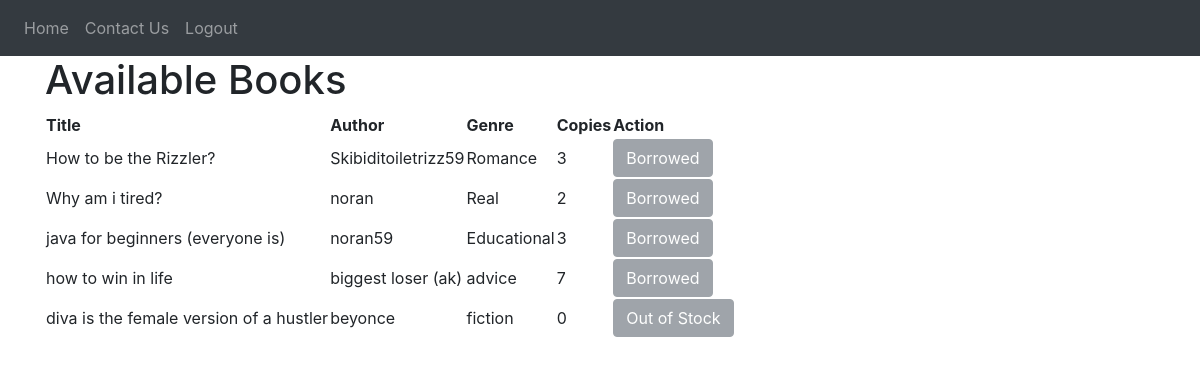
The page /book-list (signed in) on the database as committed earlier.
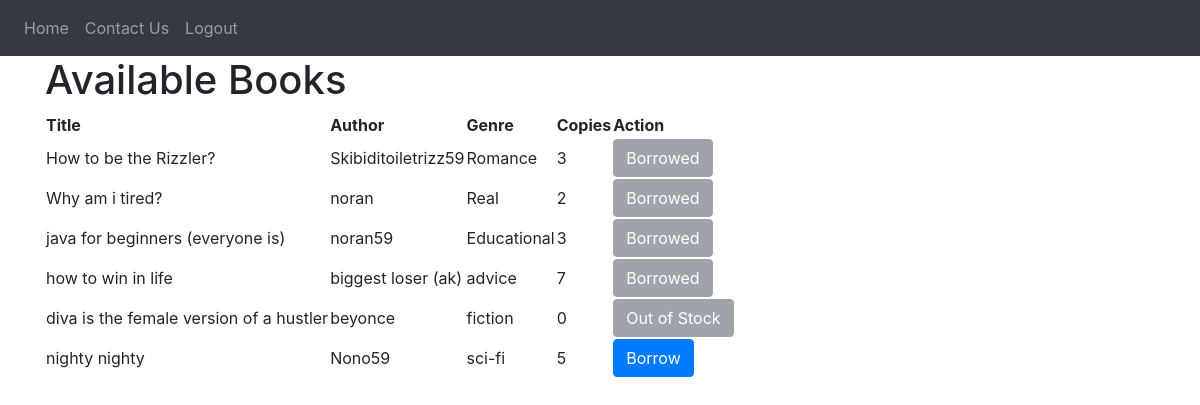
The same page on the database as committed later.
### website/models.py (models this page shows)
class Book(db.Model):
    id = db.Column(db.Integer, primary_key=True)  # a reference ID
    name = db.Column(db.String(150), nullable=False)  # a title
    author = db.Column(db.String(150), nullable=False)  # an author
    genre = db.Column(db.String(50), nullable=True)  # genre (optional)
    copies = db.Column(db.Integer, nullable=False)  # number of total copies
    remaining_copies = db.Column(db.Integer, nullable=False)  # number of remaining copies
    content_link = db.Column(db.String(500), nullable=True)  # link to access the book (optional)
    borrowed_books = db.relationship('BorrowedBook', backref='book')# relationship to track borrow records for this book

### website/views.py (the view)
@views.route('/book-list')
@login_required
def book_list():
    books = Book.query.all()
    borrowed_book_ids = [borrow.book_id for borrow in current_user.borrowed_books]
    return render_template('book_list.html', books=books, borrowed_book_ids=borrowed_book_ids)

### website/templates/book_list.html
{% extends "base.html" %}
{% block content %}
<h1>Available Books</h1>
<table>
    <thead>
        <tr>
            <th>Title</th>
            <th>Author</th>
            <th>Genre</th>
            <th>Copies</th>
            <th>Action</th>
        </tr>
    </thead>
    <tbody>
        {% for row in books %}
        <tr>
            <td>{{ row.name }}</td>
            <td>{{ row.author }}</td>
            <td>{{ row.genre }}</td>
            <td>{{ row.remaining_copies }}</td>
            <td>
                {% if current_user.is_admin %}
                <a href="/edit-book/{{ row.id }}"><button class="btn btn-warning">Edit</button></a>
                <form action="{{ url_for('views.delete_book', book_id=row.id) }}" method="POST" style="display: inline;">
                    <button type="submit" class="btn btn-danger" onclick="return confirm('Are you sure you want to delete {{ row.name }} from your library?');">
                        Delete
                    </button>
                </form>
                {% else %}
                {% if row.remaining_copies <= 0 %}
                <button class="btn btn-secondary" disabled>Out of Stock</button>
                {% elif row.id in borrowed_book_ids %}
                <button class="btn btn-secondary" disabled>Borrowed</button>
                {% else %}
                <form action="{{ url_for('views.borrow_book', book_id=row.id) }}" method="POST" style="display: inline;">
                    <button type="submit" class="btn btn-primary">Borrow</button>
                </form>
                {% endif %}
                {% endif %}
            </td>
        </tr>
        {% endfor %}
    </tbody>
</table>
{% endblock %}

### website/templates/base.html (shortened to what this page needs)
<!DOCTYPE html>
<html>
  <head>
    <link
      rel="stylesheet"
      href="https://stackpath.bootstrapcdn.com/bootstrap/4.4.1/css/bootstrap.min.css"
    />
    <link
      rel="stylesheet"
      href="https://stackpath.bootstrapcdn.com/font-awesome/4.7.0/css/font-awesome.min.css"
    />
  </head>
  <body>
    <nav class="navbar navbar-expand-lg navbar-dark bg-dark">
      <div class="collapse navbar-collapse" id="navbar">
          <div class="navbar-nav">
              {% if current_user.is_authenticated %}
              {% if request.path != '/' %}
              <a class="nav-item nav-link" id="home" href="/">Home</a>
              {% endif %}
              {% if not current_user.is_admin %}
                  {% if request.path != '/contact-us' %}
                  <a class="nav-item nav-link" id="contact_us" href="/contact-us">Contact Us</a>
                  {% endif %}
                  <a class="nav-item nav-link" id="logout" href="/logout">Logout</a>
              {% endif %}
              {% endif %}
          </div>
      </div>
  </nav>
    <div class="container">{% block content %} {% endblock %}</div>
  </body>
</html>

### website/templates/base.html (style rules this page uses)
.btn-secondary { background-color: grey; color: white; cursor: not-allowed; border: none; padding: 8px 16px; text-align: center; text-decoration: none; font-size: 14px; }

Rows that differ between the two databases and show on the page:
added Book: name "nighty nighty", author "Nono59", genre "sci-fi", remaining_copies "5"
